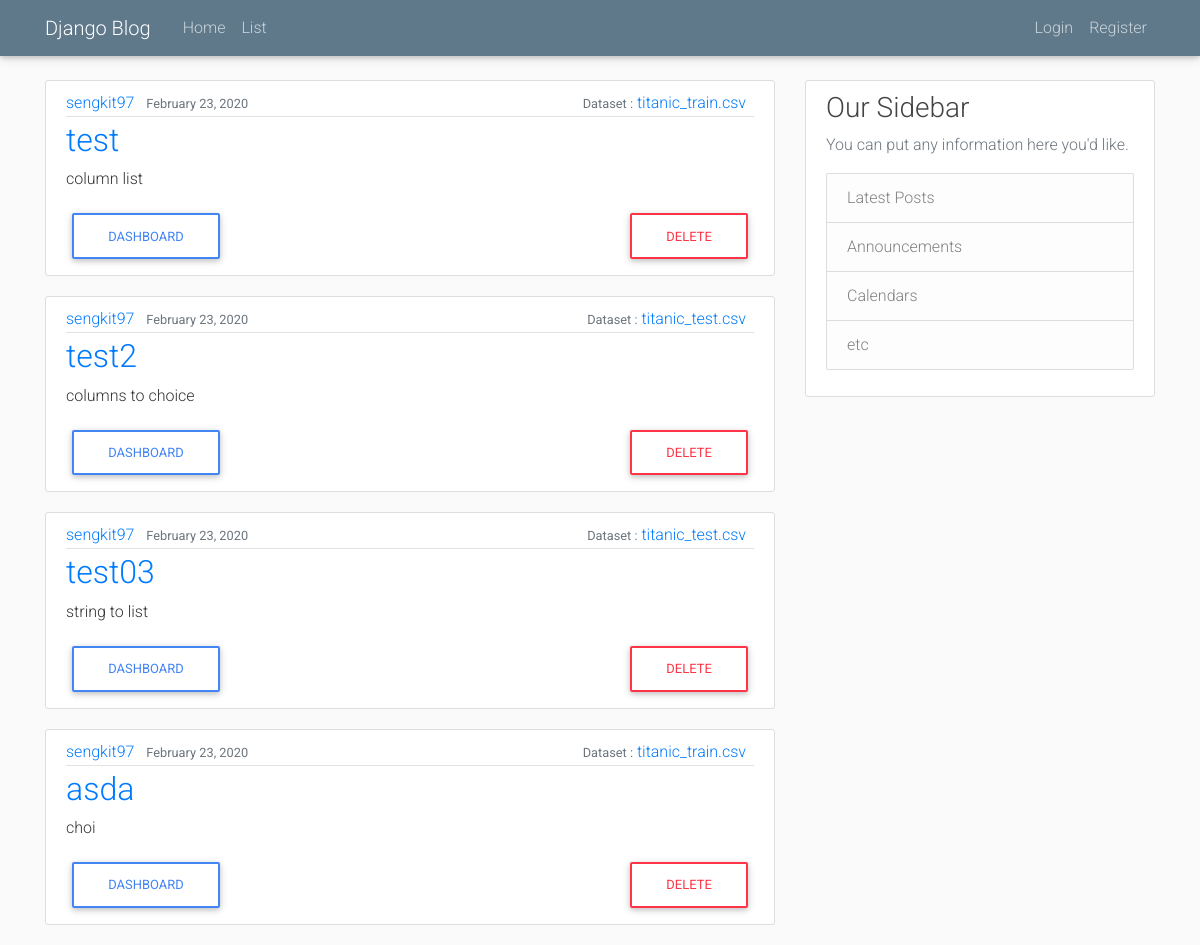
The app's page /project/list, older data.
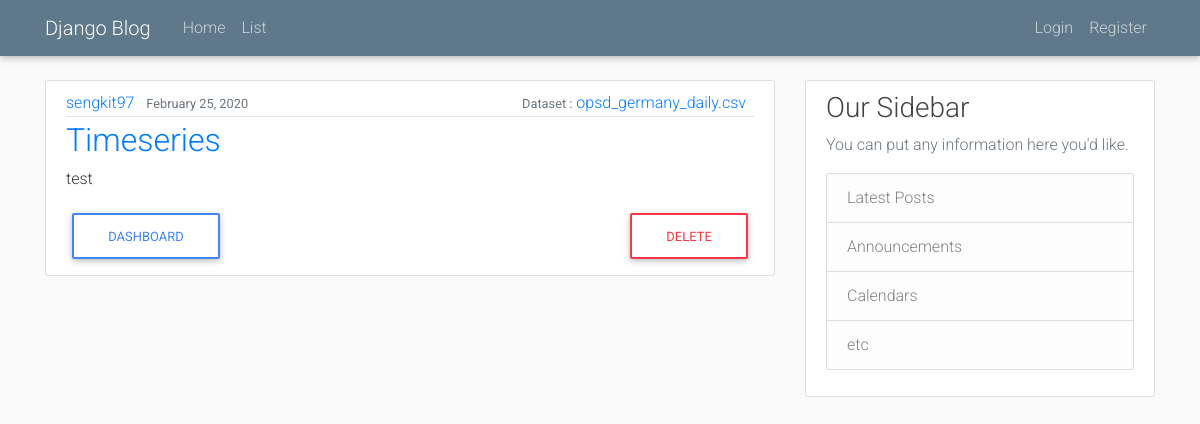
The same page, newer data.
### project/models.py (models this page shows, shortened)
class Project(models.Model):
    title = models.CharField(max_length=200)
    description = models.TextField(max_length=150)
    pub_date = models.DateTimeField(default=timezone.now)
    author = models.ForeignKey(User, on_delete=models.CASCADE)

class Dataset(models.Model):
    dataset = models.FileField(upload_to='datasets/',default="")
    project = models.OneToOneField(Project, on_delete=models.CASCADE)
    title = models.CharField(max_length=100)
    columns = models.TextField()
    size = models.CharField(max_length=100)
    def __str__(self):
        return self.title

### project/views.py (the view)
# urls.py: path('list',views.ProjectListView.as_view(), name='list'),
class ProjectListView(ListView):
    model = Project
    template_name = 'project/list.html'
    context_object_name = 'projects'
    paginate_by = 5

### templates/project/list.html (shortened to what this page needs)
{% extends "base.html" %}
{% block content %}
	{% for project in projects %}
	<article class="media content-section">
	<div class="media-body">
		<div class="article-metadata">
		<a class="mr-2" href="#">{{ project.author }}</a>
		<small class="text-muted">{{ project.pub_date|date:"F d, Y" }}</small>
		<div class="float-right">
			<small class="text-muted">Dataset :</small>
			<a class="mr-2" href="{% url 'project:read' project.id %}">{{ project.dataset }}</a>
		</div>
		</div>
		<h2><a class="articlecle-title" href="{% url 'project:plot-list' project.id %}">{{ project.title }}</a></h2>
		<p class="article-content">{{ project.description }}</p>
		<a class=" btn btn-outline-primary" href="{% url 'project:dashboard' project.id %}">Dashboard</a>
		<a class="float-right btn btn-outline-danger" href="{% url 'project:project-delete' project.id %}">Delete</a>
	</div>
	</article>
	{% endfor %}
{% endblock %}

### templates/base.html (shortened to what this page needs)
{% load static %}
<!DOCTYPE html>
<html lang="en">
<head>
  <link rel="stylesheet" href="https://use.fontawesome.com/releases/v5.11.2/css/all.css">
  <link rel="stylesheet" href="{% static 'MDB/css/bootstrap.min.css' %}">
  <link rel="stylesheet" href="{% static 'MDB/css/mdb.min.css' %}">
  <link rel="stylesheet" type="text/css" href="{% static 'main.css' %}">
</head>
<body>
  <header class="site-header">
	  <nav class="navbar navbar-expand-md navbar-dark bg-steel fixed-top">
	    <div class="container">
	      <a class="navbar-brand mr-4" href="#">Django Blog</a>
	      <div class="collapse navbar-collapse" id="navbarToggle">
	        <div class="navbar-nav mr-auto">
	          <a class="nav-item nav-link" href="{% url 'home' %}">Home</a>
	          <a class="nav-item nav-link" href="{% url 'project:list' %}">List</a>
	        </div>
	        <div class="navbar-nav">
				{% if user.is_authenticated %}
					<a class="nav-item nav-link" href="#">Profile</a>
					<a class="nav-item nav-link" href="{% url 'project:create' %}">New Post</a>
					<a class="nav-item nav-link" href="{% url 'users:logout' %}">Logout</a>
				{% else %}
					<a class="nav-item nav-link" href="{% url 'users:login' %}">Login</a>
					<a class="nav-item nav-link" href="{% url 'users:register' %}">Register</a>
				{% endif %}
	        </div>
	      </div>
	    </div>
	  </nav>
	</header>
	<main role="main" class="container">
	  <div class="row">
	    <div class="col-md-8">
			{% block content %}{% endblock %}
	    </div>
	    <div class="col-md-4">
	      <div class="content-section">
	        <h3>Our Sidebar</h3>
	        <p class='text-muted'>You can put any information here you'd like.
	          <ul class="list-group">
	            <li class="list-group-item list-group-item-light">Latest Posts</li>
	            <li class="list-group-item list-group-item-light">Announcements</li>
	            <li class="list-group-item list-group-item-light">Calendars</li>
	            <li class="list-group-item list-group-item-light">etc</li>
	          </ul>
	        </p>
	      </div>
	    </div>
    </div>
</body>
</html>

### static/main.css (style rules this page uses)
body { background: #fafafa; color: #333333; margin-top: 5rem; }
h1, h2, h3, h4, h5, h6 { color: #444444; }
ul { margin: 0; }
.bg-steel { background-color: #5f788a; }
.site-header .navbar-nav .nav-link { color: #cbd5db; }
.content-section { background: #ffffff; padding: 10px 20px; border: 1px solid #dddddd; border-radius: 3px; margin-bottom: 20px; }
.article-content { white-space: pre-line; }
.article-metadata { padding-bottom: 1px; margin-bottom: 4px; border-bottom: 1px solid #e3e3e3 }

Row changes from the older to the newer data that the page shows:
removed Project: author "sengkit97", pub_date "February 23, 2020", dataset "titanic_train.csv", title "test", description "column list"
removed Project: author "sengkit97", pub_date "February 23, 2020", dataset "titanic_test.csv", title "test2", description "columns to choice"
removed Project: author "sengkit97", pub_date "February 23, 2020", dataset "titanic_test.csv", title "test03", description "string to list"
removed Project: author "sengkit97", pub_date "February 23, 2020", dataset "titanic_train.csv", title "asda", description "choi"
added Project: author "sengkit97", pub_date "February 25, 2020", dataset "opsd_germany_daily.csv", title "Timeseries", description "test"
